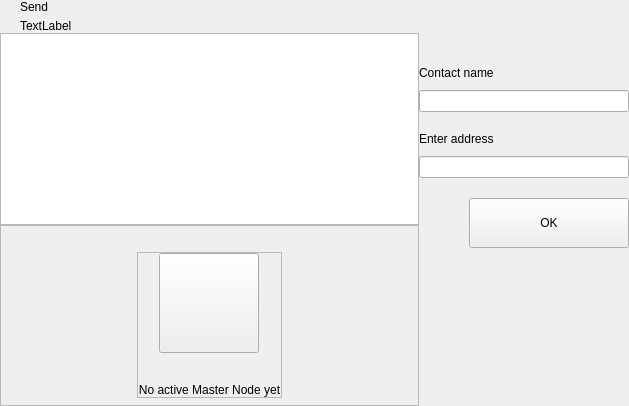
<?xml version="1.0" encoding="UTF-8"?>
<ui version="4.0">
 <class>AddressesWidget</class>
 <widget class="QWidget" name="AddressesWidget">
  <property name="geometry">
   <rect>
    <x>0</x>
    <y>0</y>
    <width>629</width>
    <height>406</height>
   </rect>
  </property>
  <property name="windowTitle">
   <string>Form</string>
  </property>
  <layout class="QHBoxLayout" name="horizontalLayout_2" stretch="2,1">
   <property name="spacing">
    <number>0</number>
   </property>
   <property name="leftMargin">
    <number>0</number>
   </property>
   <property name="topMargin">
    <number>0</number>
   </property>
   <property name="rightMargin">
    <number>0</number>
   </property>
   <property name="bottomMargin">
    <number>0</number>
   </property>
   <item>
    <widget class="QWidget" name="left" native="true">
     <layout class="QVBoxLayout" name="verticalLayout_3">
      <property name="leftMargin">
       <number>0</number>
      </property>
      <property name="topMargin">
       <number>0</number>
      </property>
      <property name="rightMargin">
       <number>0</number>
      </property>
      <property name="bottomMargin">
       <number>0</number>
      </property>
      <item>
       <layout class="QVBoxLayout" name="verticalLayout_2">
        <property name="spacing">
         <number>0</number>
        </property>
        <item>
         <layout class="QHBoxLayout" name="horizontalLayout_3">
          <property name="spacing">
           <number>0</number>
          </property>
          <property name="leftMargin">
           <number>20</number>
          </property>
          <property name="rightMargin">
           <number>10</number>
          </property>
          <item>
           <layout class="QVBoxLayout" name="verticalLayout_8">
            <property name="spacing">
             <number>5</number>
            </property>
            <item>
             <widget class="QLabel" name="labelTitle">
              <property name="text">
               <string>Send</string>
              </property>
             </widget>
            </item>
            <item alignment="Qt::AlignTop">
             <widget class="QLabel" name="labelSubtitle1">
              <property name="text">
               <string>TextLabel</string>
              </property>
             </widget>
            </item>
           </layout>
          </item>
          <item>
           <spacer name="horizontalSpacer">
            <property name="orientation">
             <enum>Qt::Horizontal</enum>
            </property>
            <property name="sizeHint" stdset="0">
             <size>
              <width>40</width>
              <height>20</height>
             </size>
            </property>
           </spacer>
          </item>
         </layout>
        </item>
        <item>
         <layout class="QVBoxLayout" name="verticalLayout_6"/>
        </item>
        <item>
         <widget class="QListView" name="listAddresses">
          <property name="mouseTracking">
           <bool>true</bool>
          </property>
         </widget>
        </item>
        <item>
         <widget class="QFrame" name="emptyContainer">
          <property name="minimumSize">
           <size>
            <width>0</width>
            <height>100</height>
           </size>
          </property>
          <property name="frameShape">
           <enum>QFrame::StyledPanel</enum>
          </property>
          <property name="frameShadow">
           <enum>QFrame::Raised</enum>
          </property>
          <layout class="QVBoxLayout" name="verticalLayout_7" stretch="1,8">
           <property name="spacing">
            <number>0</number>
           </property>
           <property name="leftMargin">
            <number>0</number>
           </property>
           <property name="topMargin">
            <number>0</number>
           </property>
           <property name="rightMargin">
            <number>0</number>
           </property>
           <property name="bottomMargin">
            <number>0</number>
           </property>
           <item>
            <spacer name="verticalSpacer">
             <property name="orientation">
              <enum>Qt::Vertical</enum>
             </property>
             <property name="sizeHint" stdset="0">
              <size>
               <width>20</width>
               <height>20</height>
              </size>
             </property>
            </spacer>
           </item>
           <item alignment="Qt::AlignHCenter|Qt::AlignVCenter">
            <widget class="QFrame" name="emptyScreen">
             <property name="sizePolicy">
              <sizepolicy hsizetype="Expanding" vsizetype="Expanding">
               <horstretch>0</horstretch>
               <verstretch>0</verstretch>
              </sizepolicy>
             </property>
             <property name="frameShape">
              <enum>QFrame::StyledPanel</enum>
             </property>
             <property name="frameShadow">
              <enum>QFrame::Raised</enum>
             </property>
             <layout class="QVBoxLayout" name="verticalLayout">
              <property name="spacing">
               <number>30</number>
              </property>
              <property name="leftMargin">
               <number>0</number>
              </property>
              <property name="topMargin">
               <number>0</number>
              </property>
              <property name="rightMargin">
               <number>0</number>
              </property>
              <property name="bottomMargin">
               <number>0</number>
              </property>
              <item alignment="Qt::AlignHCenter|Qt::AlignVCenter">
               <widget class="QPushButton" name="pushImgEmpty">
                <property name="minimumSize">
                 <size>
                  <width>100</width>
                  <height>100</height>
                 </size>
                </property>
                <property name="maximumSize">
                 <size>
                  <width>100</width>
                  <height>100</height>
                 </size>
                </property>
                <property name="text">
                 <string/>
                </property>
                <property name="iconSize">
                 <size>
                  <width>100</width>
                  <height>100</height>
                 </size>
                </property>
               </widget>
              </item>
              <item alignment="Qt::AlignHCenter|Qt::AlignVCenter">
               <widget class="QLabel" name="labelEmpty">
                <property name="styleSheet">
                 <string notr="true"/>
                </property>
                <property name="text">
                 <string>No active Master Node yet</string>
                </property>
                <property name="alignment">
                 <set>Qt::AlignCenter</set>
                </property>
               </widget>
              </item>
             </layout>
            </widget>
           </item>
          </layout>
         </widget>
        </item>
       </layout>
      </item>
     </layout>
    </widget>
   </item>
   <item>
    <widget class="QWidget" name="right" native="true">
     <layout class="QVBoxLayout" name="verticalLayout_5">
      <property name="leftMargin">
       <number>0</number>
      </property>
      <property name="topMargin">
       <number>0</number>
      </property>
      <property name="rightMargin">
       <number>0</number>
      </property>
      <property name="bottomMargin">
       <number>0</number>
      </property>
      <item>
       <layout class="QVBoxLayout" name="verticalLayout_4">
        <property name="spacing">
         <number>6</number>
        </property>
        <item>
         <widget class="OptionButton" name="btnAddContact" native="true">
          <property name="minimumSize">
           <size>
            <width>0</width>
            <height>50</height>
           </size>
          </property>
         </widget>
        </item>
        <item>
         <widget class="QWidget" name="layoutNewContact" native="true">
          <layout class="QVBoxLayout" name="verticalLayout_7">
           <property name="spacing">
            <number>0</number>
           </property>
           <property name="leftMargin">
            <number>0</number>
           </property>
           <property name="topMargin">
            <number>10</number>
           </property>
           <property name="rightMargin">
            <number>0</number>
           </property>
           <property name="bottomMargin">
            <number>20</number>
           </property>
           <item>
            <layout class="QVBoxLayout" name="verticalLayout">
             <property name="spacing">
              <number>10</number>
             </property>
             <item>
              <widget class="QLabel" name="labelName">
               <property name="text">
                <string>Contact name</string>
               </property>
              </widget>
             </item>
             <item>
              <widget class="QLineEdit" name="lineEditName"/>
             </item>
            </layout>
           </item>
           <item>
            <spacer name="verticalSpacer_3">
             <property name="orientation">
              <enum>Qt::Vertical</enum>
             </property>
             <property name="sizeType">
              <enum>QSizePolicy::Minimum</enum>
             </property>
             <property name="sizeHint" stdset="0">
              <size>
               <width>20</width>
               <height>20</height>
              </size>
             </property>
            </spacer>
           </item>
           <item>
            <layout class="QVBoxLayout" name="verticalLayout_2">
             <property name="spacing">
              <number>10</number>
             </property>
             <item>
              <widget class="QLabel" name="labelAddress">
               <property name="text">
                <string>Enter address</string>
               </property>
              </widget>
             </item>
             <item>
              <widget class="QLineEdit" name="lineEditAddress"/>
             </item>
            </layout>
           </item>
           <item>
            <spacer name="verticalSpacer_2">
             <property name="orientation">
              <enum>Qt::Vertical</enum>
             </property>
             <property name="sizeType">
              <enum>QSizePolicy::Fixed</enum>
             </property>
             <property name="sizeHint" stdset="0">
              <size>
               <width>20</width>
               <height>20</height>
              </size>
             </property>
            </spacer>
           </item>
           <item>
            <layout class="QHBoxLayout" name="horizontalLayout">
             <property name="spacing">
              <number>0</number>
             </property>
             <item>
              <spacer name="horizontalSpacer_3">
               <property name="orientation">
                <enum>Qt::Horizontal</enum>
               </property>
               <property name="sizeHint" stdset="0">
                <size>
                 <width>40</width>
                 <height>20</height>
                </size>
               </property>
              </spacer>
             </item>
             <item>
              <widget class="QPushButton" name="btnSave">
               <property name="minimumSize">
                <size>
                 <width>160</width>
                 <height>50</height>
                </size>
               </property>
               <property name="text">
                <string>OK</string>
               </property>
              </widget>
             </item>
            </layout>
           </item>
          </layout>
         </widget>
        </item>
        <item>
         <spacer name="verticalSpacer_5">
          <property name="orientation">
           <enum>Qt::Vertical</enum>
          </property>
          <property name="sizeHint" stdset="0">
           <size>
            <width>20</width>
            <height>40</height>
           </size>
          </property>
         </spacer>
        </item>
       </layout>
      </item>
     </layout>
    </widget>
   </item>
  </layout>
 </widget>
 <customwidgets>
  <customwidget>
   <class>OptionButton</class>
   <extends>QWidget</extends>
   <header>qt/pivx/optionbutton.h</header>
   <container>1</container>
  </customwidget>
 </customwidgets>
 <resources/>
 <connections/>
</ui>
